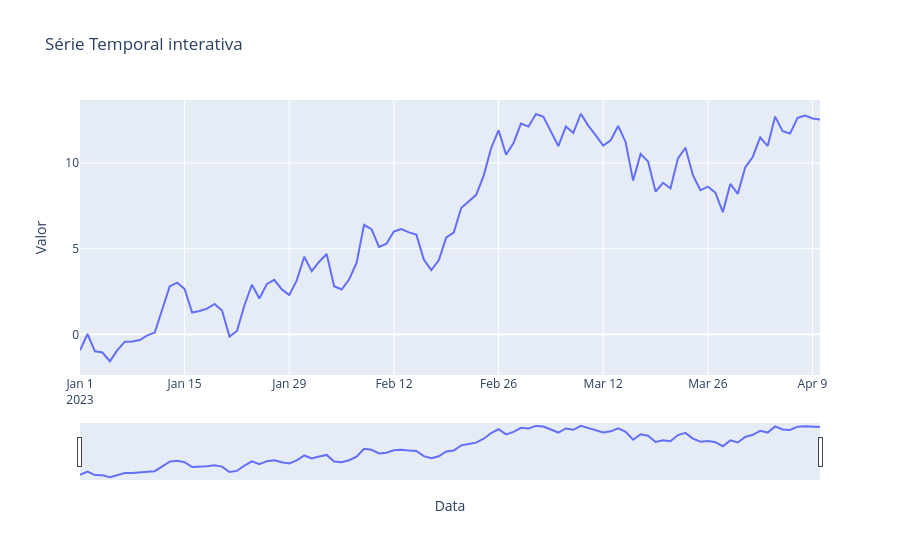

The cell this chart's notebook holds for it:
### Markdown cell above
#### Série temporal interativa com Plotly

### Code cell
df = pd.DataFrame({'Data': dates, 'Valor': values})
fig = px.line(df, x='Data', y='Valor', title='Série Temporal interativa')
fig.update_xaxes(rangeslider_visible=True)#Exibe um controle deslizante
fig.show()
